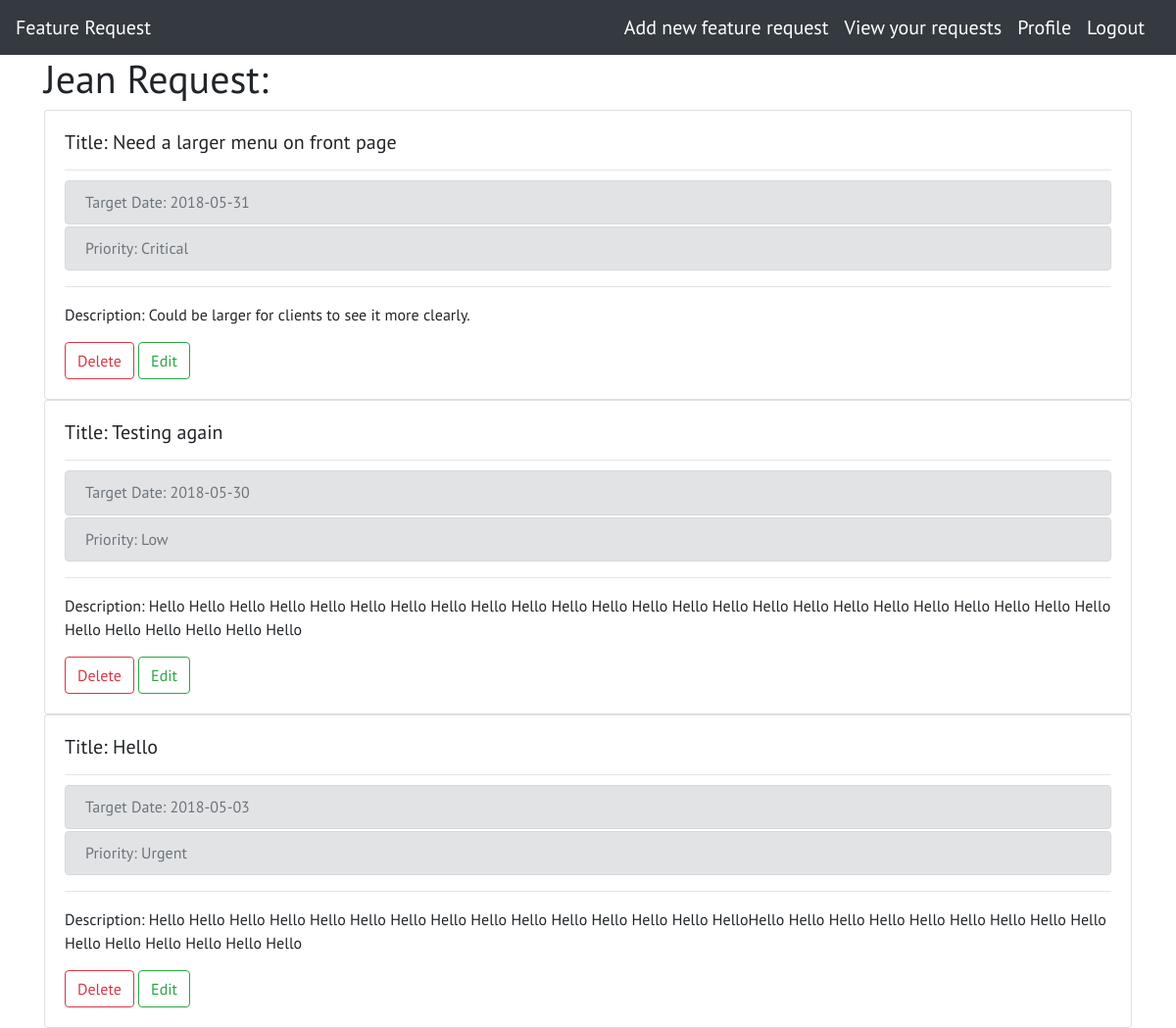
Screenshot of /display/requests/1 (signed in) with the database file from the repository.
### app/models.py (models this page shows, shortened)
class User(UserMixin, db.Model):
    id = db.Column(db.Integer, primary_key=True)
    username = db.Column(db.String(64), index=True, unique=True)
    email = db.Column(db.String(120), index=True, unique=True)
    password_hash = db.Column(db.String(128))
    requests = db.relationship('Feature', backref='requestor', lazy='dynamic')
    last_seen = db.Column(db.DateTime(), default=datetime.utcnow)

class Feature(db.Model):
    id = db.Column(db.Integer, primary_key=True)
    title = db.Column(db.String(64), index=True)
    description = db.Column(db.Text(), index=True)
    target_date = db.Column(db.Date(), index=True, default=datetime.utcnow)
    product_area = db.Column(db.String(64), index=True)
    clients = db.Column(db.String(64), index=True)
    priority = db.Column(db.Integer, index=True)
    user_id = db.Column(db.Integer, db.ForeignKey('user.id'))

### app/routes.py (the view)
@app.route('/display/requests/<user_id>')
@login_required
def display_requests(user_id):
    user = current_user
    features = Feature.query.filter_by(user_id=user.id).all()
    return render_template('requests.html', features=features, user=user)

### app/models.py (called while the page is built)
@login.user_loader
def load_user(id):
    return User.query.get(int(id))

### app/routes.py (called while the page is built)
@app.before_request
def before_request():
    if current_user.is_authenticated:
        current_user.last_seen = datetime.utcnow()
        db.session.commit()

### app/templates/requests.html
{% extends "base.html" %}
{% block content %}
<div class="container">
    {% if current_user.is_anonymous %}
    <h1>Please sign in to view/create feature request.</h1>
    {% else %}
    <h1>{{ user.username }} Request:</h1>
    {% endif %}
    {% for feature in features %}
    <div class="card" style="width: 100%;">
            <div class="card-body">
              <h5 class="card-title">Title: {{ feature.title }}</h5>
              <hr>
              <h6 class="card-subtitle mb-2 text-muted alert alert-secondary">Target Date: {{ feature.target_date }}</h6>
              <h6 class="card-subtitle mb-2 text-muted alert alert-secondary">
               Priority:
               {% if feature.priority == 1 %}
               Critical
               {% elif feature.priority == 2 %}
               Urgent
               {% elif feature.priority == 3 %}
               Medium
               {% else %}
               Low
               {% endif %}</h6>
              <hr>
              <p class="card-text">Description: {{ feature.description }}</p>
              <a href="{{ url_for('delete_request', feature_id=feature.id) }}"><button type="button" class="btn btn-outline-danger">Delete</button></a>
              <a href="{{ url_for('edit_request', feature_id=feature.id) }}"><button type="button" class="btn btn-outline-success">Edit</button></a>
            </div>
    </div>
    {% endfor %}
</div>
{% endblock %}

### app/templates/base.html (shortened to what this page needs)
<html>
{% block head %}
<head>
    <link rel="stylesheet" href="https://stackpath.bootstrapcdn.com/bootstrap/4.1.1/css/bootstrap.min.css">
    <link rel="stylesheet" href="{{ url_for('static', filename='css/style.css') }}">
</head>
{% endblock %}
{% block body %}
<body>
<div class="wrapper">
</body>
{% block navbar %}
<nav class="navbar navbar-expand-lg navbar-dark bg-dark">
        <a class="navbar-brand" href="{{ url_for('index') }}">Feature Request</a>
        <div class="collapse navbar-collapse" id="navbarTogglerDemo03">
          <form class="form-inline my-2 my-lg-0">
                {% if current_user.is_anonymous %}
                <a class="navbar-brand" href="{{ url_for('login') }}">Login</a>
                <a class="navbar-brand" href="{{ url_for('register') }}">Register</a>
                {% else %}
                <a class="navbar-brand" href="{{ url_for('add_request', username=current_user.username) }}">Add new feature request</a>
                <a class="navbar-brand" href="{{ url_for('display_requests', user_id=current_user.username) }}">View your requests</a>
                <a class="navbar-brand" href="{{ url_for('user', username=current_user.username) }}">Profile</a>
                <a class="navbar-brand" href="{{ url_for('logout') }}">Logout</a>
                {% endif %}
          </form>
        </div>
</nav>
{% endblock navbar %}
{% block content %}{% endblock %}
{% endblock body %}
</body>
</html>

### app/static/style.css (style rules this page uses)
html, body { height: 100%; margin: 0; padding: 0; }
body { font-family: 'PT Sans', sans-serif; }

### rows the page displays
User: username "Jean"
Feature: title "Need a larger menu on front page", target_date "2018-05-31", priority "Critical", description "Could be larger for clients to see it more clearly."
Feature: title "Testing again", target_date "2018-05-30", priority "Low", description "Hello Hello Hello Hello Hello Hello Hello Hello Hello Hello Hello Hello Hello Hello Hello Hello Hello Hello Hello Hello Hello Hello Hello Hello Hello Hello Hello Hello Hello Hello"
Feature: title "Hello", target_date "2018-05-03", priority "Urgent", description "Hello Hello Hello Hello Hello Hello Hello Hello Hello Hello Hello Hello Hello Hello HelloHello Hello Hello Hello Hello Hello Hello Hello Hello Hello Hello Hello Hello Hello Hello"
